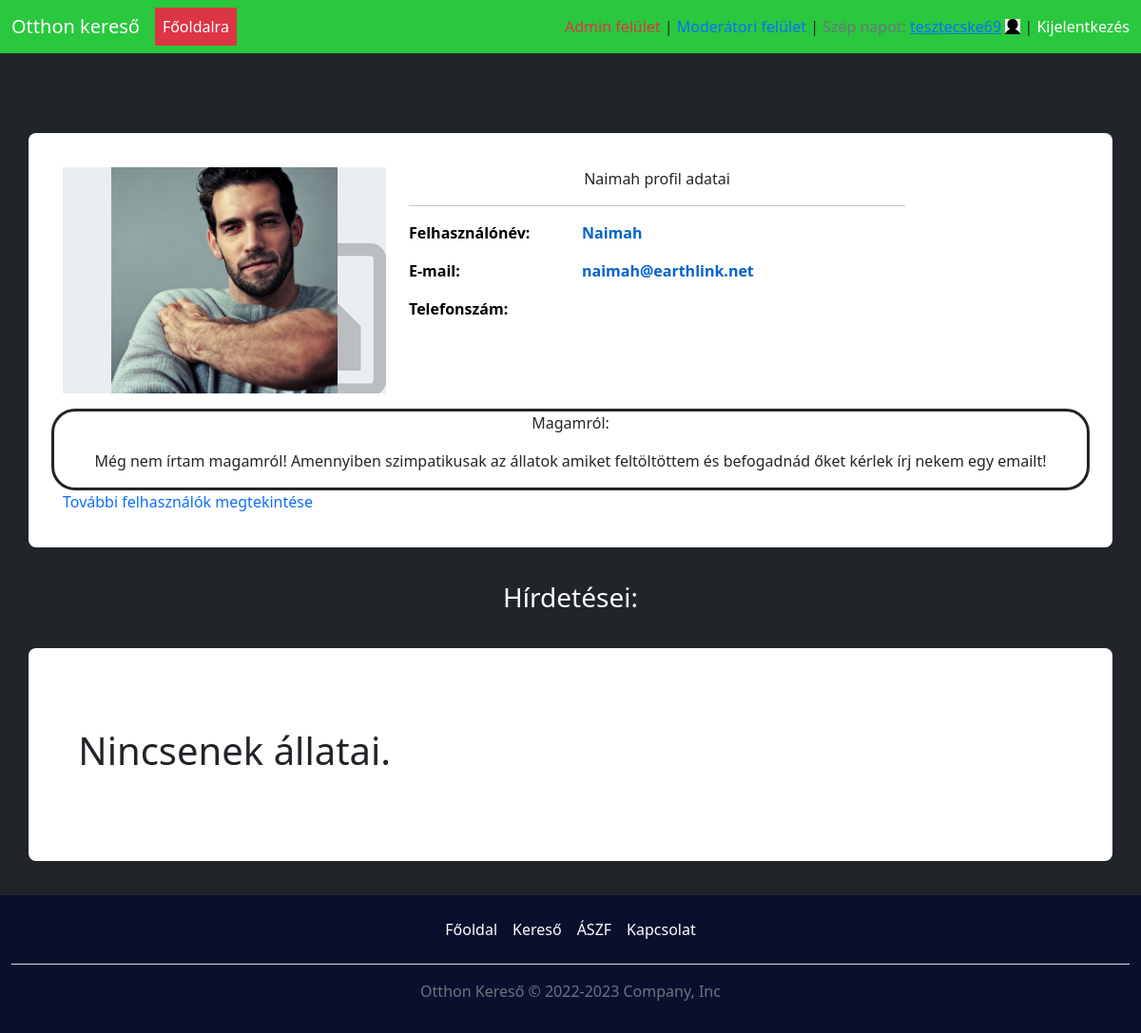
The app's page /profil_nezo.php?user_id=026088507270004063862054 (signed in) with its own data.
### tables this page shows
CREATE TABLE `users` (
  `userID` varchar(25) NOT NULL,
  `Name` varchar(50) NOT NULL,
  `Email` varchar(255) NOT NULL,
  `Password` varchar(255) NOT NULL,
  `ActivationCode` varchar(255) NOT NULL,
  `Activated` varchar(6) NOT NULL,
  `Description` varchar(255) NOT NULL DEFAULT 'Még nem írtam magamról! Amennyiben szimpatikusak az állatok amiket feltöltöttem és befogadnád őket kérlek írj nekem egy emailt!',
  `PhoneNumber` varchar(12) NOT NULL,
  `ProfilePicture` varchar(255) NOT NULL DEFAULT 'img/profile_pics/default.png',
  `Thumbnail` varchar(255) NOT NULL DEFAULT 'img/thumbnail_pics/default.png',
  `CreatedAt` timestamp NOT NULL DEFAULT CURRENT_TIMESTAMP,
  `UpdatedAt` timestamp NOT NULL DEFAULT CURRENT_TIMESTAMP ON UPDATE CURRENT_TIMESTAMP
);

### DB.php (called while the page is built, shortened)
<?php
class DB{
  static function GET($sql, $arr){
    $db = new mysqli(DBHOST, DBUSER, DBPASS, DBNAME);
    $stmt = $db->prepare($sql);
    if(count($arr) != 0){
      $types = [];
      foreach($arr as $item){
        $types[] = substr(gettype($item),0,1);
      }
      $types = implode('', $types);
      $stmt->bind_param($types, ...$arr);
    }
    $stmt->execute();
    return $stmt->get_result();
  }
}
?>

### profil_nezo.php (the view, shortened to what this page needs)
<?php
    include("functions.php");
    $logged_in = isset($_SESSION['logged_in']) && $_SESSION['logged_in'];
    $is_admin = is_admin($con);
    $is_moderator = is_moderator($con);
    $user_data = check_login($con);
    $user_id = $_GET['user_id'];
    $result = DB::GET(
        "SELECT Email,Name,Description,PhoneNumber,ProfilePicture,Thumbnail FROM users WHERE userID = ?",
        array($user_id)
    );
    $row = mysqli_fetch_assoc($result);
    $html = '
    <form>
                <div class="row">
                    <div class="col-md-4">
                        <div class="profile-img" style="background-image: url('.$row['Thumbnail'].');">
                            <img src="'.$row['ProfilePicture'].'" alt="'.$row['Name'].'" title="'.$row['Name'].'"/>
                        </div>
                    </div>
                    <div class="col-md-6">
                        <p class="text-center">'.$row['Name'].' profil adatai</p>
                        <hr>
                        <div class="row">
                            <div class="col-md-8">
                                <div class="tab-content profile-tab" id="myTabContent">
                                    <div class="tab-pane fade show active" id="home" role="tabpanel"
                                        aria-labelledby="home-tab" style="color:black;background-color:white;">
                                        <div class="row">
                                            <div class="col-md-6">
                                                <label>Felhasználónév:</label>
                                            </div>
                                            <div class="col-md-6">
                                                <p>'.$row['Name'].'</p>
                                            </div>
                                        </div>
                                        <div class="row">
                                            <div class="col-md-6">
                                                <label>E-mail:</label>
                                            </div>
                                            <div class="col-md-6">
                                                <p>'.$row['Email'].'</p>
                                            </div>
                                        </div>
                                        <div class="row">
                                            <div class="col-md-6">
                                                <label>Telefonszám:</label>
                                            </div>
                                            <div class="col-md-6">
                                                <p>'.$row['PhoneNumber'].'</p>
                                            </div>
                                        </div>
                                    </div>
                                </div>
                            </div>
                        </div>
                    </div>
                    <div class="leiras">
                        <p class="text-center">Magamról:</p>
                        <p class="text-center">'.$row['Description'].'</p>
                    </div>
                    <div>
                        <a class="text-center text-decoration-none" href="profilok.php">További felhasználók megtekintése</a>
                    </div>
                </div>
            </form>
    ';
    $result2 = DB::GET(
        "SELECT * FROM animalinfo WHERE userID = ?",
        array($user_id)
    );
    $useranimals = '';
    if(mysqli_num_rows($result2) > 0) {
        while ($row2 = mysqli_fetch_assoc($result2)) {
            $useranimals .= '
            <div class="col">
                      <div class="card shadow-sm">
                      <img class="bd-placeholder-img card-img-top" width="100%" height="225" src="'.$row2['Picture'].'" title="'.$row2['Name'].'" focusable="false">
                          <rect width="100%" height="100%" fill="#55595c"/>
                      </img>
                          <div class="card-body">
                              <p class="card-text text-truncate"><b>'.$row2['Name'].'</b><br>'.$row2['Description'].'</p>
                              <div class="d-flex justify-content-between align-items-center">
                                  <div class="btn-group">
                                      <a href="kisallat_nezo.php?animal_id='.$row2['animalID'].'">
                                          <button type="button" class="btn btn-sm bg-primary btn-outline-warning"><b>Megtekintés</b></button>
                                      </a>
                                  </div>
                                  <p class="text-primary">Kora: '.$row2['Age'].'</p>
                                  <div></div>
                              </div>
                          </div>
                      </div>
                  </div>
            ';
        }
    } else {
        $useranimals = '<h1>Nincsenek állatai.</h1>';
    }
?>
<!DOCTYPE html>
<html lang="hu">
<head>
    <link href="css/bootstrap.min.css" rel="stylesheet">
    <link rel="stylesheet" href="css/bootstrap.min.css">
    <link rel="stylesheet" href="css/def.css">
    <link rel="stylesheet" href="css/styles.css">
    <link rel="stylesheet" href="./css/profile.css">
</head>
<body>
<nav class="navbar navbar-expand-lg navbar-dark bg-green" aria-label="Third navbar example">
    <div class="container-fluid">
      <a class="navbar-brand" href="index.php">Otthon kereső</a>
      <div class="collapse navbar-collapse" id="navbarsExample03">
        <ul class="navbar-nav me-auto mb-2 mb-sm-0">
          <li class="nav-item">
            <a class="nav-link text-white bg-danger" aria-current="page" href="index.php">Főoldalra</a>
          </li>
        </ul>
        <?php if ($is_admin): ?>
        <a class="nav-link text-danger" href="admin.php">Admin felület</a>&nbsp;|&nbsp;
        <?php endif; ?>
        <?php if ($is_moderator || $is_admin): ?>
        <a class="nav-link text-primary" href="moderation.php">Moderátori felület</a>&nbsp;|&nbsp;
        <?php endif; ?>
        <?php if ($logged_in): ?>
          <?php greet_user();?><a class="nav-item" href="profile.php"><?php echo $user_data['Name'];?></a>&nbsp;<img width="16" height="16" src="<?php echo $user_data['ProfilePicture'] ?>" focusable="false"></img>&nbsp;|&nbsp;
        <a class="nav-link text-white" href="logout.php">Kijelentkezés</a>
        <?php endif; ?>
      </div>
    </div>
  </nav>
    <div class="bg">
        <div>
            <br>
            <br>
            </div>
                <div class="container emp-profile">
                    <?php echo $html ?>
                </div>
                <div class="text-center">
                    <h3 class="text-white">Hírdetései:</h3>
                </div>
                <div class="container emp-profile">
                    <div class="album py-5 container text-center">
                        <div class="row row-cols-1 row-cols-sm-2 row-cols-md-3 g-3">
                            <?php echo $useranimals ?>
                        </div>
                    </div>
                </div>
            </div>
    <footer class="container-fluid py-3 bg-blue">
      <ul class="nav justify-content-center border-bottom pb-3 mb-3">
        <li class="nav-item"><a href="index.php" class="nav-link px-2 text-white">Főoldal</a></li>
        <li class="nav-item"><a href="search.php" class="nav-link px-2 text-white">Kereső</a></li>
        <li class="nav-item"><a href="aszf.php" class="nav-link px-2 text-white">ÁSZF</a></li>
        <li class="nav-item"><a href="contact.php" class="nav-link px-2 text-white">Kapcsolat</a></li>
      </ul>
      <p class="text-center text-muted">Otthon Kereső © 2022-2023 Company, Inc</p>
    </footer>
</body>
</html>

### css/def.css (style rules this page uses)
body { background-color: rgb(33, 37, 41); }

### css/styles.css (style rules this page uses)
:root { --zold: #29C83E; --kek: #0A0F2E; }
* { margin: 0px; padding: 0px; }
.navbar { margin-bottom: 0px; }
.bg-green { background-color: var(--zold); }
.bg-blue { background-color: var(--kek); }
.active { background-color: blue; color: white; }

### css/profile.css (style rules this page uses)
.emp-profile { padding: 3%; margin-top: 3%; margin-bottom: 3%; border-radius: 0.5rem; background: #fff; }
.profile-img { text-align: center; }
.profile-img img { width: 70%; height: 100%; }
.profile-tab label { font-weight: 600; }
.profile-tab p { font-weight: 600; color: #0062cc; }
.leiras { border-style: solid; border-radius: 25px; }

### records on screen
users: Name "tesztecske69", ProfilePicture (placeholder picture)
users: Thumbnail (placeholder picture), ProfilePicture (picture), Name "Naimah", Email "naimah@earthlink.net", Description "Még nem írtam magamról! Amennyiben szimpatikusak az állatok amiket feltöltöttem és befogadnád őket kérlek írj nekem egy emailt!"
